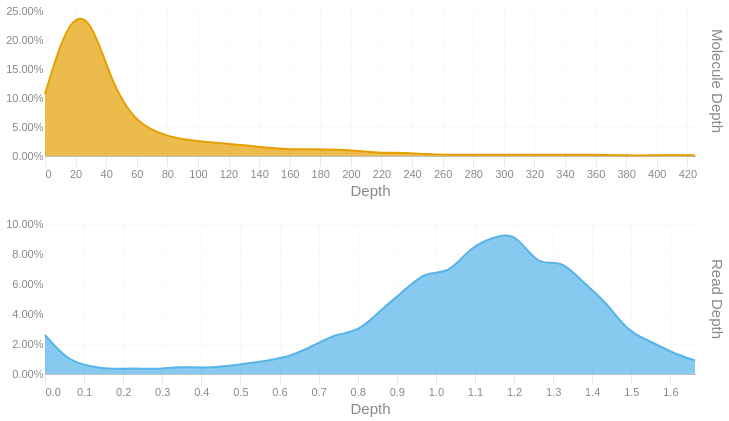

Notebook code for this chart:
### Code cell
readdep = depth_hist(tb['Read Depth'], q99, 3)
readdep = readdep.with_columns(pl.lit('Read Depth').alias('Metric'))
if not SKIPLR:
    moldep = depth_hist(tb['Molecule Depth'], mol_q99, 1)
    moldep = moldep.with_columns(pl.lit('Molecule Depth').alias('Metric'))
    _hist = pl.concat([readdep, moldep])
    _hist = _hist.filter(pl.col('Proportion') != 0)
    with SafeRender(_hist):
        (
            alt.Chart(_hist)        
            .mark_area(interpolate = "basis")
            .encode(
                x=alt.X('Bin:Q').scale(domainMin=0).axis(alt.Axis(title='Depth')),
                y = alt.Y('Proportion:Q', title = None).axis(format = '.2%'),
                color = alt.Color('Metric:N').legend(None),
                row = alt.Row("Metric:N").header(title = None, labelOrient = 'right'),
                tooltip = [
                    alt.Tooltip("Metric:N", title = "Metric"),
                    alt.Tooltip('Interval:N', title = "Depth Interval"),
                    alt.Tooltip('Proportion:Q', title = "% Alignments").format('.2%')
                ]
            )
            .resolve_scale(x='independent', y='independent')
            .properties(
                height = 150, width = 650,
                usermeta={'embedOptions': {'downloadFileName': f'{samplename}.depth.hist'}}
            )
        ).display()
else:
    readdep = readdep.filter(pl.col('Proportion') != 0)
    with SafeRender(readdep):
        (
            alt.Chart(readdep)        
            .mark_area(interpolate = "basis")
            .encode(
                x=alt.X('Bin:Q').scale(domainMin=0).axis(alt.Axis(title='Depth')),
                y = alt.Y('Proportion:Q', title = None).axis(format = '.2%'),
                tooltip = [
                    alt.Tooltip('Interval:N', title = "Depth Interval"),
                    alt.Tooltip('Proportion:Q', title = "% Alignments").format('.2%')
                ]
            )
            .properties(
                usermeta={'embedOptions': {'downloadFileName': f'{samplename}.depth.hist'}}
            )
        ).display()

### Figure 1 — Vega-Lite specification as saved in the notebook (floating-point values rounded to 4 significant figures)
{"width": 650, "height": 150, "config": {"title": {"anchor": "start", "dy": -15, "fontSize": 18, "color": "#888888", "subtitleColor": "#888888", "subtitleFontSize": 14}, "arc": {"fill": "#0072B2"}, "axis": {"domainColor": "#888888", "domainWidth": 0.5, "gridWidth": 0.2, "grid": false, "titleFontWeight": 400, "titleFontSize": 15, "labelFontSize": 11, "labelColor": "#888888", "tickColor": "#888888", "tickWidth": 0.2, "titleColor": "#888888"}, "axisBand": {"grid": false}, "axisX": {"grid": true, "tickSize": 10, "domainCap": "round"}, "axisY": {"domain": false, "grid": true, "tickSize": 0, "domainCap": "round"}, "background": "transparent", "header": {"labelFontSize": 15, "labelColor": "#888888", "titleFontSize": 15, "titleFontWeight": 600, "titleColor": "#888888"}, "legend": {"labelFont": "sans-serif", "labelFontSize": 12, "labelColor": "#888888", "symbolSize": 100, "symbolType": "circle", "titleFontSize": 12, "titlePadding": 10, "titleColor": "#888888", "title": null}, "range": {"category": ["#E69F00", "#56B4E9", "#009E73", "#F0E442", "#0072B2", "#D55E00", "#CC79A7", "#000000"], "diverging": ["#cfe8f3", "#a2d4ec", "#73bfe2", "#46abdb", "#1696d2", "#12719e"]}, "area": {"fill": "#0072B2", "fillOpacity": 0.7, "line": true, "strokeOpacity": 0.7}, "line": {"color": "#0072B2", "stroke": "#0072B2", "strokeWidth": 2}, "trail": {"color": "#0072B2", "stroke": "#0072B2", "strokeWidth": 0, "size": 1}, "point": {"filled": true, "fillOpacity": 1.0, "size": 95}, "text": {"color": "#888888", "fontSize": 11, "align": "right", "fontWeight": 400, "size": 11}, "bar": {"fill": "#0072B2", "stroke": null}, "view": {"stroke": null, "continuousWidth": 660, "continuousHeight": 400}}, "data": {"name": "data-3474e4924dfa7232ff0e0bacd7e346ac"}, "mark": {"type": "area", "interpolate": "basis"}, "encoding": {"color": {"field": "Metric", "legend": null, "type": "nominal"}, "row": {"field": "Metric", "header": {"title": null, "labelOrient": "right"}, "type": "nominal"}, "tooltip": [{"field": "Metric", "title": "Metric", "type": "nominal"}, {"field": "Interval", "title": "Depth Interval", "type": "nominal"}, {"field": "Proportion", "format": ".2%", "title": "% Alignments", "type": "quantitative"}], "x": {"axis": {"title": "Depth"}, "field": "Bin", "scale": {"domainMin": 0}, "type": "quantitative"}, "y": {"axis": {"format": ".2%"}, "field": "Proportion", "title": null, "type": "quantitative"}}, "resolve": {"scale": {"x": "independent", "y": "independent"}}, "usermeta": {"embedOptions": {"downloadFileName": "S3_Cooper_1785.depth.hist"}}, "$schema": "https://vega.github.io/schema/vega-lite/v6.1.0.json", "datasets": {"data-3474e4924dfa7232ff0e0bacd7e346ac": [{"Bin": 0.0, "Interval": "0.0-0.057", "Proportion": 0.026, "Metric": "Read Depth"}, {"Bin": 0.057, "Interval": "0.057-0.115", "Proportion": 0.009, "Metric": "Read Depth"}, {"Bin": 0.115, "Interval": "0.115-0.172", "Proportion": 0.005, "Metric": "Read Depth"}, {"Bin": 0.172, "Interval": "0.172-0.229", "Proportion": 0.003, "Metric": "Read Depth"}, {"Bin": 0.229, "Interval": "0.229-0.287", "Proportion": 0.004, "Metric": "Read Depth"}, {"Bin": 0.287, "Interval": "0.287-0.344", "Proportion": 0.003, "Metric": "Read Depth"}, {"Bin": 0.344, "Interval": "0.344-0.401", "Proportion": 0.005, "Metric": "Read Depth"}, {"Bin": 0.401, "Interval": "0.401-0.459", "Proportion": 0.004, "Metric": "Read Depth"}, {"Bin": 0.459, "Interval": "0.459-0.516", "Proportion": 0.005, "Metric": "Read Depth"}, {"Bin": 0.516, "Interval": "0.516-0.573", "Proportion": 0.007, "Metric": "Read Depth"}, {"Bin": 0.573, "Interval": "0.573-0.631", "Proportion": 0.009, "Metric": "Read Depth"}, {"Bin": 0.631, "Interval": "0.631-0.688", "Proportion": 0.012, "Metric": "Read Depth"}, {"Bin": 0.688, "Interval": "0.688-0.745", "Proportion": 0.019, "Metric": "Read Depth"}, {"Bin": 0.745, "Interval": "0.745-0.803", "Proportion": 0.027, "Metric": "Read Depth"}, {"Bin": 0.803, "Interval": "0.803-0.86", "Proportion": 0.028, "Metric": "Read Depth"}, {"Bin": 0.86, "Interval": "0.86-0.917", "Proportion": 0.043, "Metric": "Read Depth"}, {"Bin": 0.917, "Interval": "0.917-0.975", "Proportion": 0.055, "Metric": "Read Depth"}, {"Bin": 0.975, "Interval": "0.975-1.032", "Proportion": 0.069, "Metric": "Read Depth"}, {"Bin": 1.032, "Interval": "1.032-1.089", "Proportion": 0.066, "Metric": "Read Depth"}, {"Bin": 1.089, "Interval": "1.089-1.147", "Proportion": 0.085, "Metric": "Read Depth"}, {"Bin": 1.147, "Interval": "1.147-1.204", "Proportion": 0.091, "Metric": "Read Depth"}, {"Bin": 1.204, "Interval": "1.204-1.261", "Proportion": 0.095, "Metric": "Read Depth"}, {"Bin": 1.261, "Interval": "1.261-1.319", "Proportion": 0.071, "Metric": "Read Depth"}, {"Bin": 1.319, "Interval": "1.319-1.376", "Proportion": 0.077, "Metric": "Read Depth"}, {"Bin": 1.376, "Interval": "1.376-1.433", "Proportion": 0.061, "Metric": "Read Depth"}, {"Bin": 1.433, "Interval": "1.433-1.491", "Proportion": 0.049, "Metric": "Read Depth"}, {"Bin": 1.491, "Interval": "1.491-1.548", "Proportion": 0.028, "Metric": "Read Depth"}, {"Bin": 1.548, "Interval": "1.548-1.605", "Proportion": 0.022, "Metric": "Read Depth"}, {"Bin": 1.605, "Interval": "1.605-1.663", "Proportion": 0.014, "Metric": "Read Depth"}, {"Bin": 1.663, "Interval": "1.663-1.72", "Proportion": 0.009, "Metric": "Read Depth"}, {"Bin": 0.0, "Interval": "0.0-14.7", "Proportion": 0.107, "Metric": "Molecule Depth"}, {"Bin": 14.7, "Interval": "14.7-29.3", "Proportion": 0.237, "Metric": "Molecule Depth"}, {"Bin": 29.3, "Interval": "29.3-44.0", "Proportion": 0.249, "Metric": "Molecule Depth"}, {"Bin": 44.0, "Interval": "44.0-58.6", "Proportion": 0.122, "Metric": "Molecule Depth"}, {"Bin": 58.6, "Interval": "58.6-73.3", "Proportion": 0.062, "Metric": "Molecule Depth"}, {"Bin": 73.3, "Interval": "73.3-87.9", "Proportion": 0.04, "Metric": "Molecule Depth"}, {"Bin": 87.9, "Interval": "87.9-102.6", "Proportion": 0.029, "Metric": "Molecule Depth"}, {"Bin": 102.6, "Interval": "102.6-117.2", "Proportion": 0.025, "Metric": "Molecule Depth"}, {"Bin": 117.2, "Interval": "117.2-131.9", "Proportion": 0.022, "Metric": "Molecule Depth"}, {"Bin": 131.9, "Interval": "131.9-146.5", "Proportion": 0.018, "Metric": "Molecule Depth"}, {"Bin": 146.5, "Interval": "146.5-161.2", "Proportion": 0.014, "Metric": "Molecule Depth"}, {"Bin": 161.2, "Interval": "161.2-175.9", "Proportion": 0.011, "Metric": "Molecule Depth"}, {"Bin": 175.9, "Interval": "175.9-190.5", "Proportion": 0.012, "Metric": "Molecule Depth"}, {"Bin": 190.5, "Interval": "190.5-205.2", "Proportion": 0.011, "Metric": "Molecule Depth"}, {"Bin": 205.2, "Interval": "205.2-219.8", "Proportion": 0.009, "Metric": "Molecule Depth"}, {"Bin": 219.8, "Interval": "219.8-234.5", "Proportion": 0.005, "Metric": "Molecule Depth"}, {"Bin": 234.5, "Interval": "234.5-249.1", "Proportion": 0.006, "Metric": "Molecule Depth"}, {"Bin": 249.1, "Interval": "249.1-263.8", "Proportion": 0.003, "Metric": "Molecule Depth"}, {"Bin": 263.8, "Interval": "263.8-278.4", "Proportion": 0.002, "Metric": "Molecule Depth"}, {"Bin": 278.4, "Interval": "278.4-293.1", "Proportion": 0.002, "Metric": "Molecule Depth"}, {"Bin": 293.1, "Interval": "293.1-307.8", "Proportion": 0.002, "Metric": "Molecule Depth"}, {"Bin": 307.8, "Interval": "307.8-322.4", "Proportion": 0.002, "Metric": "Molecule Depth"}, {"Bin": 322.4, "Interval": "322.4-337.1", "Proportion": 0.002, "Metric": "Molecule Depth"}, {"Bin": 337.1, "Interval": "337.1-351.7", "Proportion": 0.002, "Metric": "Molecule Depth"}, {"Bin": 351.7, "Interval": "351.7-366.4", "Proportion": 0.002, "Metric": "Molecule Depth"}, {"Bin": 366.4, "Interval": "366.4-381.0", "Proportion": 0.002, "Metric": "Molecule Depth"}, {"Bin": 381.0, "Interval": "381.0-395.7", "Proportion": 0.001, "Metric": "Molecule Depth"}, {"Bin": 395.7, "Interval": "395.7-410.3", "Proportion": 0.001, "Metric": "Molecule Depth"}, {"Bin": 410.3, "Interval": "410.3-425.0", "Proportion": 0.002, "Metric": "Molecule Depth"}, {"Bin": 425.0, "Interval": "425.0-439.65", "Proportion": 0.001, "Metric": "Molecule Depth"}]}}
